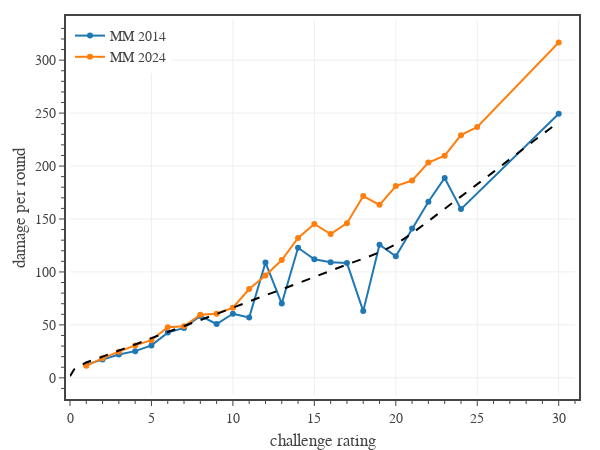

Here is the notebook cell this chart was saved with:
### Code cell
# Fig. 3: DPR vs challenge rating
column = 'adj DPR'
groups = [
    {
        'name': 'MM 2014',
        'Book': 'MM',
        'Legendary': ['N','L','LL'],
        'color': COLORS[0],
        'line_color': COLORS[0],
        'symbol': 'circle',
    },
    {
        'name': 'MM 2024',
        'Book': 'MM (2024)',
        'Legendary': ['N','L','LL'],
        'color': COLORS[1],
        'line_color': COLORS[1],
        'symbol': 'circle',
    },
]

# create figure
fig = go.Figure(
    layout=go.Layout(
        template=tfb.FIG_TEMPLATE,
        margin=dict(l=70, r=25, b=55, t=20, pad=4),
        xaxis=dict(
            title_text='challenge rating',
            range=[0,31],
            tick0=0, dtick=5,
            minor=dict(tick0=0, dtick=1),
        ),
        yaxis=dict(
            title_text='damage per round',
            #range=[0,3],
            tick0=0, dtick=50,
            minor=dict(tick0=0, dtick=10),
        ),
        legend=dict(
            xanchor='left', yanchor='top',
            x=0.00, y=1.00,
            orientation='v',
            tracegroupgap=0,
        )
    )
)

# plot monster data
for group in groups:
    name = group['name']
    book = group['Book']
    legendary = group['Legendary']
    df1 = df0[df0['Book'].isin([book]) & df0['Legendary'].isin(legendary)]
    dfG = df1[['CR',column]].groupby(['CR']).mean().reset_index()
    fig.add_trace(go.Scatter(
        x=dfG['CR'], 
        y=dfG[column],
        mode='markers+lines', 
        name=name,
        marker_color=group['color'],
        marker_symbol=group['symbol'],
        line_color=group['line_color'],
        hovertemplate = f'<b>{name}</b><br>'
            + 'CR %{x:.0f}<br>'
            + 'DPR %{y:.1f}'
            + '<extra></extra>'
    ))

fig.add_trace(go.Scatter(
    x=dfT['CR'], 
    y=dfT[column],
    mode='lines', 
    name=f'baseline',
    showlegend=False,
    line_color='black',
    line_dash='dash',
    hoverinfo='skip',
))

# show figure
fig.update_layout(width=600, height=450)
fig.show(config=tfb.FIG_CONFIG)

# save figures
if SAVEFIGS:
    fig.update_layout(autosize=True, width=None, height=None)
    tfb.save_fig_html(fig, format='large', name=f'./fig-dpr-vs-cr-large')
    tfb.save_fig_html(fig, format='small', name=f'./fig-dpr-vs-cr-small')

### Figure 1 — Plotly figure (JSON) as saved in the notebook; plotly's stock layout.template omitted (floating-point values rounded to 4 significant figures)
{"data": [{"hovertemplate": "<b>MM 2014</b><br>CR %{x:.0f}<br>DPR %{y:.1f}<extra></extra>", "line": {"color": "#1f77b4"}, "marker": {"color": "#1f77b4", "symbol": "circle"}, "mode": "markers+lines", "name": "MM 2014", "type": "scatter", "x": [1, 2, 3, 4, 5, 6, 7, 8, 9, 10, 11, 12, 13, 14, 15, 16, 17, 18, 19, 20, 21, 22, 23, 24, 30], "y": [12.47, 17.4, 22.01, 25.21, 30.64, 42.7, 47.15, 58.5, 50.85, 60.52, 56.91, 108.8, 70.16, 122.8, 112.0, 109.1, 108.5, 63, 125.7, 114.8, 141.1, 166.3, 188.7, 159.3, 249.3]}, {"hovertemplate": "<b>MM 2024</b><br>CR %{x:.0f}<br>DPR %{y:.1f}<extra></extra>", "line": {"color": "#ff7f0e"}, "marker": {"color": "#ff7f0e", "symbol": "circle"}, "mode": "markers+lines", "name": "MM 2024", "type": "scatter", "x": [1, 2, 3, 4, 5, 6, 7, 8, 9, 10, 11, 12, 13, 14, 15, 16, 17, 18, 19, 20, 21, 22, 23, 24, 25, 30], "y": [11.3, 18.61, 24.7, 30.62, 35.61, 47.7, 48.65, 59.61, 60.57, 66.28, 83.9, 96.66, 111.3, 132.0, 145.4, 135.8, 146.1, 171.6, 163.3, 181.1, 186.3, 203.4, 209.8, 229.2, 236.9, 316.7]}, {"hoverinfo": "skip", "line": {"color": "black", "dash": "dash"}, "mode": "lines", "name": "baseline", "showlegend": false, "type": "scatter", "x": [0, 0.125, 0.25, 0.5, 1, 2, 3, 4, 5, 6, 7, 8, 9, 10, 11, 12, 13, 14, 15, 16, 17, 18, 19, 20, 21, 22, 23, 24, 25, 26, 27, 28, 29, 30], "y": [1.5, 5, 8, 10.5, 14.5, 20, 25.5, 31.5, 37.5, 43.5, 49, 54.5, 60.5, 66.5, 72.5, 78, 83.5, 89.5, 95.5, 101.5, 107, 112.5, 118.5, 126, 136.5, 148, 159.5, 171.5, 183, 194.5, 206.5, 218.5, 230, 241.5]}], "layout": {"height": 450, "legend": {"orientation": "v", "tracegroupgap": 0, "x": 0, "xanchor": "left", "y": 1, "yanchor": "top"}, "margin": {"b": 55, "l": 70, "pad": 4, "r": 25, "t": 20}, "width": 600, "xaxis": {"dtick": 5, "minor": {"dtick": 1, "tick0": 0}, "range": [0, 31], "tick0": 0, "title": {"text": "challenge rating"}}, "yaxis": {"dtick": 50, "minor": {"dtick": 10, "tick0": 0}, "tick0": 0, "title": {"text": "damage per round"}}}}
